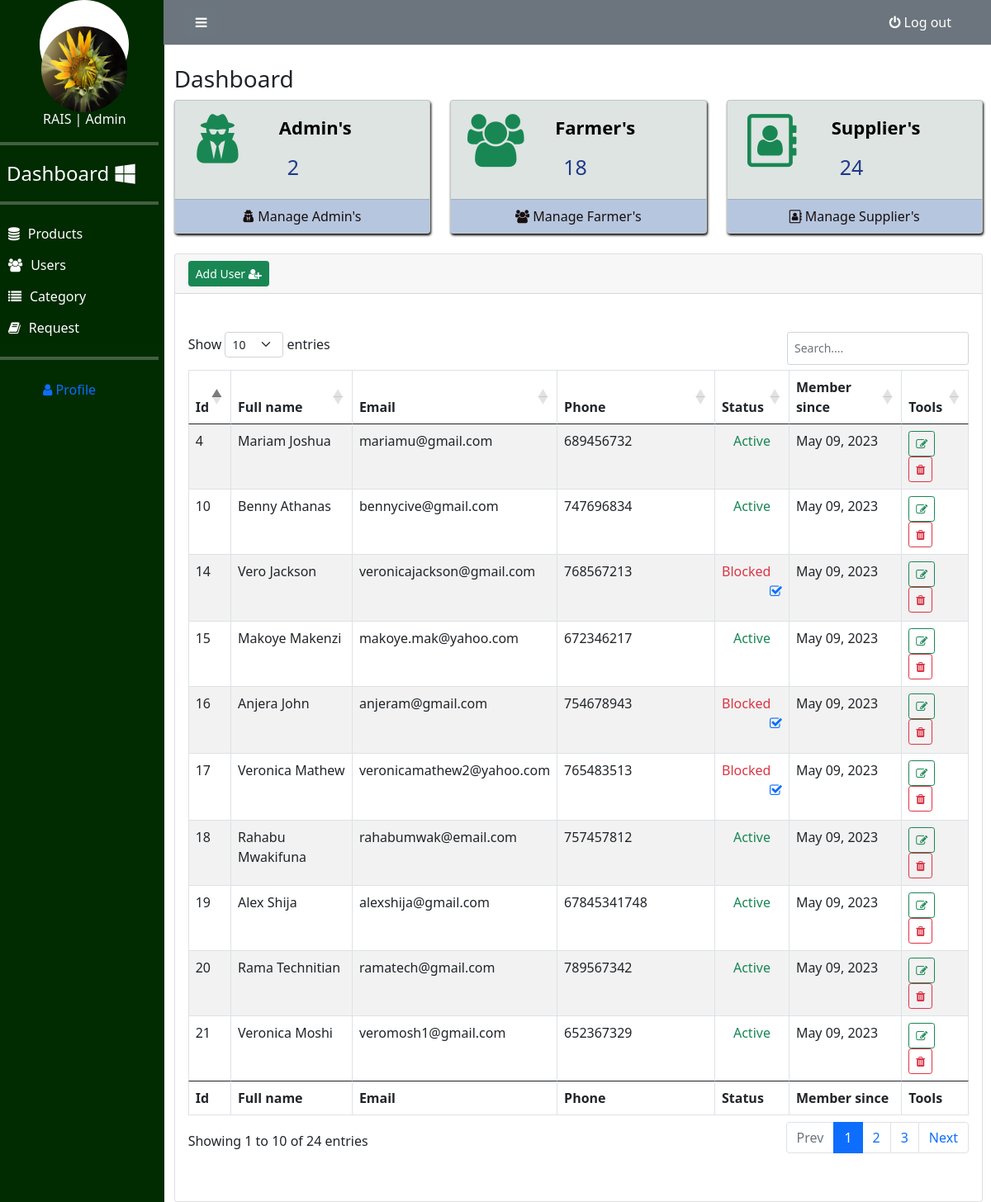
The page /rentalsp/manage-user.php (signed in) on the database its author committed.
### tables this page shows
CREATE TABLE `users` (
  `user_id` int(250) NOT NULL,
  `firstname` varchar(60) NOT NULL,
  `lastname` varchar(60) DEFAULT NULL,
  `phone` bigint(20) NOT NULL,
  `email` varchar(100) NOT NULL,
  `address` varchar(100) DEFAULT NULL,
  `gender` varchar(15) DEFAULT NULL,
  `password` varchar(100) NOT NULL,
  `photo` varchar(250) DEFAULT NULL,
  `status1` int(2) NOT NULL,
  `types` int(2) NOT NULL,
  `activate_code` varchar(20) DEFAULT NULL,
  `reset_code` varchar(20) DEFAULT NULL,
  `created_on` date DEFAULT NULL
);

### rentalsp/manage-user.php (the view, shortened to what the rows shown need)
<?php include('include/session.php'); ?>
<!DOCTYPE html>
<html lang="en">
<head>
    <link rel="stylesheet" href="/rais/settings/bootstrap/css/bootstrap.min.css">
    <link rel="stylesheet" href="/rais/settings/main1.css">
    <link rel="stylesheet" href="/rais/settings/font-awesome/css/font-awesome.min.css">
    <link rel="stylesheet" href="/DataTables/DataTables-1.13.4/css/">
    <link rel="stylesheet" href="/DataTables/datatables.css">
    <link rel="stylesheet" href="/rais/settings/DataTables/datatables.min.css">
</head>
<body>
    <div class="section" id="body-id">
        <div class="row">
        <div class="col-sm-2 side-nav sidebar-collapse">
                <div class="sidebar-collapse side-nav">
                    <div class="sidebar-nav">
                        <ul class="side-nav ">
                            <div class="section line-sec">
                                <div class="h1 text-light">
                                    <h1>
                                        <hr>
                                    </h1>
                                </div>
                            </div>
                            <div class="section profile-top">
                                <div class="section line-sec">
                                    <div class="h1 text-light">
                                        <h1>
                                            <hr>
                                        </h1>
                                    </div>
                                </div>
                            </div>
                            <div class="section line-sec">
                                <div class="h1 text-light">
                                    <h1>
                                        <hr>
                                    </h1>
                                </div>
                            </div>
                    </div>
                </div>
            </div>
            <div class="col-sm-10">
                <div class="content">
                    <div class="section">
                        <div class="card mt-4">
                            <div class="card-body mb-3">
                                <div class="row row-middle">
                                    <div class="col-lg-12 mb-4">
                                        <div class="box-body mt-0">
                                            <table id="example" class="table table-bordered table-striped table-hover"
                                                style="width:100%">
                                                <thead>
                                                    <th>Id</th>
                                                    <th>Full name</th>
                                                    <th>Email</th>
                                                    <th>Phone</th>
                                                    <th>Status</th>
                                                    <th>Member since</th>
                                                    <th>Tools</th>
                                                </thead>
                                                <tbody>
                                                    <?php
                                                               $conn = $pdo->open();
                                                               try{
                                                                    $stmt = $conn->prepare("SELECT * FROM users WHERE types=:types");
                                                                     $stmt->execute(['types'=>2]);
                                                                    foreach($stmt as $row){
                                                                        $status1 = ($row['status1'])? '<div  class="p  rounded-pill w-40 text-center  text-success">Active </div>' : '<span class="label div text-danger rounded-pill w-40 text-center "> Blocked </span>';
                                                                        $active = (!$row['status1']) ?'<span class="pull-right"><a href="#activate" title="Activate user" class="status activate"  data-toggle="modal" data-id="'.$row['user_id'].'"><i class="fa fa-check-square-o"></i></a></span>' : '';
                                                                        echo "
                                                                        <tr>
                                                                            <td>".$row['user_id']."</td>
                                                                            <td>".$row['firstname']." ".$row['lastname']."</td>
                                                                            <td>".$row['email']."</td>
                                                                            <td>".$row['phone']."</td>
                                                                            <td>".$status1."".$active."</td>
                                                                            <td>".date('M d, Y', strtotime($row['created_on']))."</td>
                                                                            <td>
                                                                            <button class='btn  btn-outline-success btn-sm edit btn-flat' title='Edit Record' data-user_id='".$row['user_id']."'><i class='fa fa-edit'></i></button>
                                                                            <button class='btn btn-outline-danger btn-sm delete btn-flat' title='Delete Record' data-user_id='".$row['user_id']."'><i class='fa fa-trash'></i></button>
                                                                            </td>
                                                                        </tr>
                                                                        ";
                                                                    }
                                                                    }
                                                                    catch(PDOException $e){
                                                                    echo $e->getMessage();
                                                                    }
                                                                ?>
                                                </tbody>
                                                <tfoot>
                                                    <th>Id</th>
                                                    <th>Full name</th>
                                                    <th>Email</th>
                                                    <th>Phone</th>
                                                    <th>Status</th>
                                                    <th>Member since</th>
                                                    <th>Tools</th>
                                                </tfoot>
                                            </table>
                                        </div>
                                    </div>
                                </div>
                            </div>
                        </div>
                    </div>
                </div>
            </div>
        </div>
</body>
</html>

### rows shown on the page
users: user "4", firstname "Mariam", lastname "Joshua", email "mariamu@gmail.com", phone "689456732", status1 "Active", created_on "May 09, 2023"
users: user "10", firstname "Benny", lastname "Athanas", email "bennycive@gmail.com", phone "747696834", status1 "Active", created_on "May 09, 2023"
users: user "14", firstname "Vero", lastname "Jackson", email "veronicajackson@gmail.com", phone "768567213", status1 "Blocked", created_on "May 09, 2023"
users: user "15", firstname "Makoye", lastname "Makenzi", email "makoye.mak@yahoo.com", phone "672346217", status1 "Active", created_on "May 09, 2023"
users: user "16", firstname "Anjera", lastname "John", email "anjeram@gmail.com", phone "754678943", status1 "Blocked", created_on "May 09, 2023"
users: user "17", firstname "Veronica", lastname "Mathew", email "veronicamathew2@yahoo.com", phone "765483513", status1 "Blocked", created_on "May 09, 2023"
users: user "18", firstname "Rahabu", lastname "Mwakifuna", email "rahabumwak@email.com", phone "757457812", status1 "Active", created_on "May 09, 2023"
users: user "19", firstname "Alex", lastname "Shija", email "alexshija@gmail.com", phone "67845341748", status1 "Active", created_on "May 09, 2023"
users: user "20", firstname "Rama", lastname "Technitian", email "ramatech@gmail.com", phone "789567342", status1 "Active", created_on "May 09, 2023"
users: user "21", firstname "Veronica", lastname "Moshi", email "veromosh1@gmail.com", phone "652367329", status1 "Active", created_on "May 09, 2023"

### other values the page prints
$crow['numrows'] "2"
$crow['numrows'] "18"
$crow['numrows'] "24"
